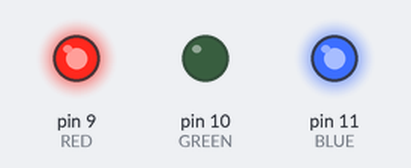
Simulated run of this sketch. Board: Arduino Uno, built with avr-gcc and run on an emulated ATmega328P. Parts: output pins drawn as LEDs (lit = HIGH). What the sketch prints to the serial monitor is not drawn.

Above: at 0.5 s.
At 1.3 s:
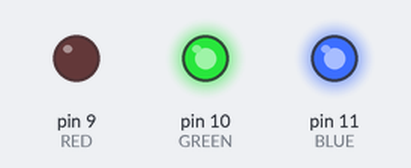
At 2.7 s:
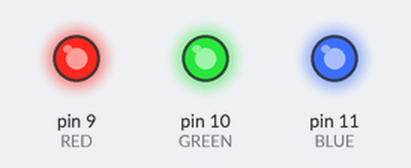
At 3.5 s:
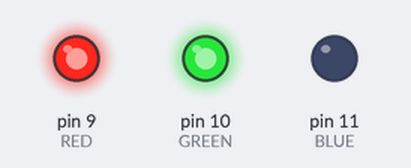
At 4.1 s:
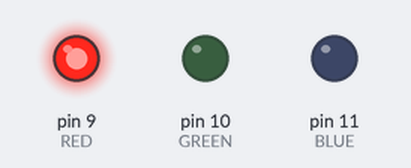
At 4.7 s:
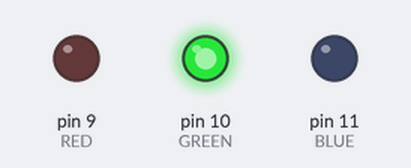
Timing chart, 0 to 6.5 s (numbered marks = the images above):
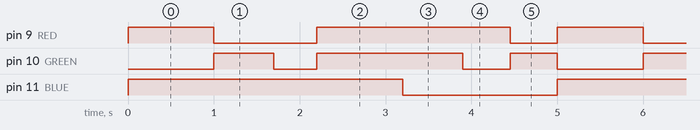

The sketch:

Code.ino
```cpp
//Name :- Kunjesh Kantilal Ramani (200515106)
//Date :- 25th May 2022
//Week :- Lab 2 LEVEL 2
//Description :-  Create your own personalized 15 seconds light show.You nedd to use atleat 3 different time variables between 500 and 1000 ms .Add comments every 5 seconds of your light show.


// I have assigned 3 variables for respective pinMode
int RED = 9;    //The red LED is connected pin 9 of the Arduino.
int BLUE = 11;  //The blue LED is connected pin 11 of the Arduino.
int GREEN = 10; //The green LED is connected pin 10 of the Arduino.
void setup() {   //The Setup function runs once.

  pinMode(RED, OUTPUT);    //Setup red LED pin as an output pin.
  pinMode(BLUE, OUTPUT);   //Setup blue LED pin as an output pin.
  pinMode(GREEN, OUTPUT);  //Setup green LED pin as an output pin.
  Serial.begin(9600);      // to make connection with Serial Monitor
}

void loop() //The loop function runs forever.
{
  // Total time period is 1000+700+500+1000+700+550+550 = 5000ms or 5 seconds

  //Magenta = 1000ms delay
  digitalWrite(RED,HIGH);      // Turn on RED
  digitalWrite(BLUE,HIGH);     // Turn on BLUE
  delay(1000);                 // Delay of 1000ms
  digitalWrite(RED,LOW);       // Turn off RED

  //Cyan = 700ms delay
  digitalWrite(GREEN,HIGH);    // Turn on GREEN
  delay(700);                  // delay of 700ms
  digitalWrite(GREEN,LOW);     // Turn off GREEN

  //Blue = 500ms delay
  delay(500);                  // delay of 500ms
  digitalWrite(BLUE,LOW);      // Turn off BLUE

  //White = 1000ms delay
  digitalWrite(RED,HIGH);      // Turn on RED
  digitalWrite(BLUE,HIGH);     // Turn on BLUE
  digitalWrite(GREEN,HIGH);    // Turn on GREEN
  delay(1000);                 // delay of 1000ms
  digitalWrite(BLUE,LOW);      // Turn off BLUE

  //Yellow = 700ms delay
  delay(700);                  // delay of 700ms
  digitalWrite(GREEN,LOW);     // Turn off GREEN

  //Red = 550ms delay
  delay(550);                 // delay of 550ms
  digitalWrite(RED,LOW);      // Turn off RED

  //Green = 550ms delay
  digitalWrite(GREEN,HIGH);   // Turn on GREEN
  delay(550);                 // delay of 550ms
  digitalWrite(GREEN,LOW);    // Turn off GREEN


  // To display message in Serial Monitor after every 5 seconds passes
  Serial.println("5 Seconds Passed");
}
```

Measured:
- by itself, pin 9 (RED): repeats every 5.0 s: LOW 1.2 s, HIGH 2.3 s, LOW 0.55 s, HIGH 1.0 s
- by itself, pin 10 (GREEN): repeats every 5.0 s: LOW 0.50 s, HIGH 1.7 s, LOW 0.55 s, HIGH 0.55 s, LOW 1.0 s, HIGH 0.70 s
- by itself, pin 11 (BLUE): alternates HIGH for 3.2 s and LOW for 1.8 s
